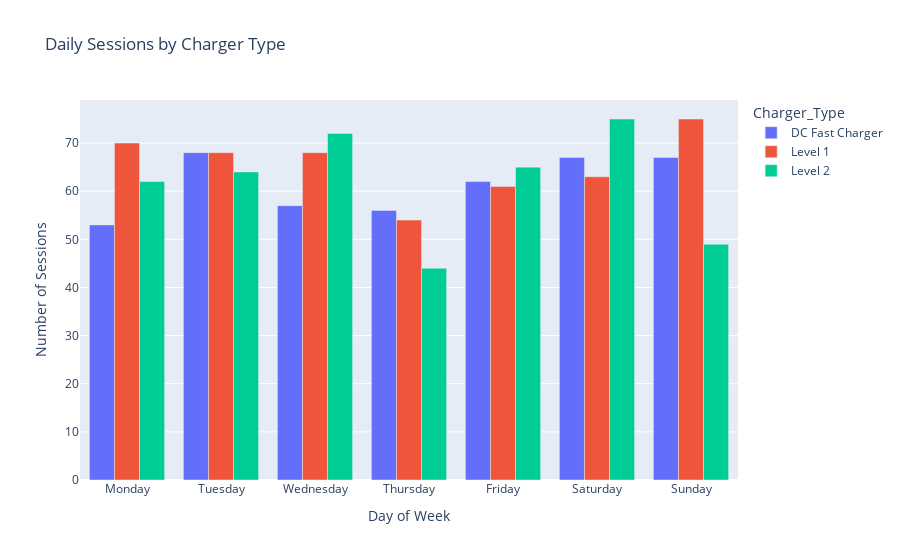

Here is the notebook cell this chart was saved with:
### Markdown cell above
### 3.2.2 Average Daily Sessions per Charger Type
**Description**  
This grouped bar chart shows the daily average sessions per charger type across all cities in the dataset.

**Explanation**  
Comparing average charging sessions by charger types reveals the demand patterns.

### Code cell
# Simple grouped bar chart
import plotly.express as px

# Create aggregated data (count sessions) - FIXED
agg_df = df.groupby(['Day_of_Week', 'Charger_Type']).size().reset_index(name='Session_Count')

fig = px.bar(agg_df,
             x='Day_of_Week', 
             y='Session_Count',
             color='Charger_Type',
             barmode='group',
             title='Daily Sessions by Charger Type',  # Removed "Average"
             labels={'Day_of_Week': 'Day of Week', 'Session_Count': 'Number of Sessions'})

fig.update_layout(
    xaxis={'categoryorder': 'array', 
           'categoryarray': ['Monday', 'Tuesday', 'Wednesday', 
                            'Thursday', 'Friday', 'Saturday', 'Sunday']},
    yaxis_title='Number of Sessions'
)

fig.show()

### Figure 1 — Plotly figure (JSON) as saved in the notebook; plotly's stock layout.template omitted (floating-point values rounded to 4 significant figures)
{"data": [{"alignmentgroup": "True", "hovertemplate": "Charger_Type=DC Fast Charger<br>Day of Week=%{x}<br>Number of Sessions=%{y}<extra></extra>", "legendgroup": "DC Fast Charger", "marker": {"color": "#636efa", "pattern": {"shape": ""}}, "name": "DC Fast Charger", "offsetgroup": "DC Fast Charger", "orientation": "v", "showlegend": true, "textposition": "auto", "type": "bar", "x": ["Friday", "Monday", "Saturday", "Sunday", "Thursday", "Tuesday", "Wednesday"], "xaxis": "x", "y": [62, 53, 67, 67, 56, 68, 57], "yaxis": "y"}, {"alignmentgroup": "True", "hovertemplate": "Charger_Type=Level 1<br>Day of Week=%{x}<br>Number of Sessions=%{y}<extra></extra>", "legendgroup": "Level 1", "marker": {"color": "#EF553B", "pattern": {"shape": ""}}, "name": "Level 1", "offsetgroup": "Level 1", "orientation": "v", "showlegend": true, "textposition": "auto", "type": "bar", "x": ["Friday", "Monday", "Saturday", "Sunday", "Thursday", "Tuesday", "Wednesday"], "xaxis": "x", "y": [61, 70, 63, 75, 54, 68, 68], "yaxis": "y"}, {"alignmentgroup": "True", "hovertemplate": "Charger_Type=Level 2<br>Day of Week=%{x}<br>Number of Sessions=%{y}<extra></extra>", "legendgroup": "Level 2", "marker": {"color": "#00cc96", "pattern": {"shape": ""}}, "name": "Level 2", "offsetgroup": "Level 2", "orientation": "v", "showlegend": true, "textposition": "auto", "type": "bar", "x": ["Friday", "Monday", "Saturday", "Sunday", "Thursday", "Tuesday", "Wednesday"], "xaxis": "x", "y": [65, 62, 75, 49, 44, 64, 72], "yaxis": "y"}], "layout": {"barmode": "group", "legend": {"title": {"text": "Charger_Type"}, "tracegroupgap": 0}, "title": {"text": "Daily Sessions by Charger Type"}, "xaxis": {"anchor": "y", "categoryarray": ["Monday", "Tuesday", "Wednesday", "Thursday", "Friday", "Saturday", "Sunday"], "categoryorder": "array", "domain": [0, 1], "title": {"text": "Day of Week"}}, "yaxis": {"anchor": "x", "domain": [0, 1], "title": {"text": "Number of Sessions"}}}}
